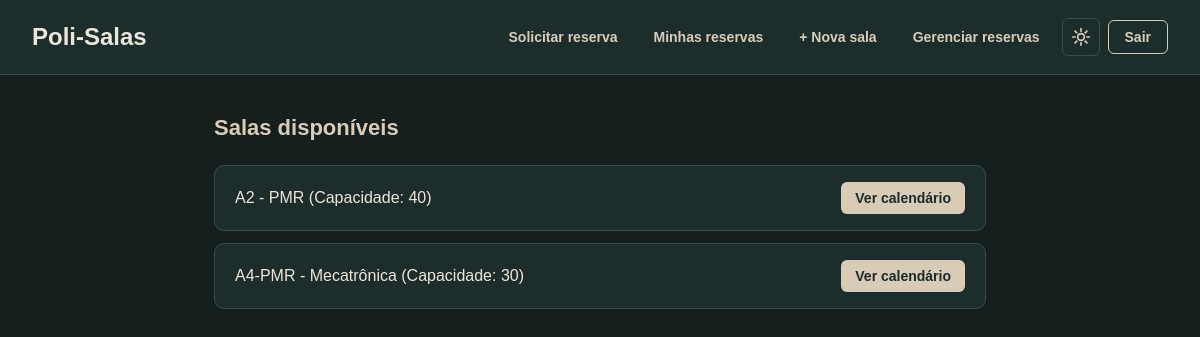
Page /alocacao-salas/ (signed in) on the committed database.
### reservas/models.py (models this page shows, shortened)
class Sala(models.Model):
    nome = models.CharField(max_length=50, unique=True)  # Ex: A2, A3, A5
    departamento = models.CharField(max_length=100)       # Ex: Mecatrônica / Engenharia
    capacidade = models.IntegerField(default=40)

### reservas/views.py (the view)
# urls.py: path('alocacao-salas/', views.lista_salas, name='lista_salas'),
@login_required
def lista_salas(request):
    salas = Sala.objects.all()
    return render(request, 'reservas/lista_salas.html', {'salas': salas})

### reservas/models.py (called while the page is built)
    @property
    def is_funcionario(self):
        return self.funcao == 'FUNCIONARIO' or self.is_superuser

### templates/reservas/lista_salas.html (shortened to what this page needs)
{% load static %}
<!DOCTYPE html>
<html lang="pt-br">
<head>
    <link rel="stylesheet" href="{% static 'style-lista-salas.css' %}">
</head>
<body>
    <header>
        <h1>Poli-Salas</h1>
        <nav>
            <a href="{% url 'solicitar_reserva' %}">Solicitar reserva</a>
            <a href="{% url 'minhas_reservas' %}">Minhas reservas</a>
            {% if request.user.is_authenticated and request.user.is_funcionario %}
                <a href="{% url 'cadastrar_sala' %}">+ Nova sala</a>
                <a href="{% url 'gerenciar_reservas' %}">Gerenciar reservas</a>
            {% endif %}
            <button type="button" id="botao-tema" class="botao-tema" aria-label="Alternar tema"></button>
            <form method="post" action="{% url 'logout' %}" style="display:inline;">
                <button type="submit">Sair</button>
            </form>
        </nav>
    </header>
    <main>
        <h2>Salas disponíveis</h2>
        <ul>
            {% for sala in salas %}
                <li>
                    {{ sala.nome }} - {{ sala.departamento }} (Capacidade: {{ sala.capacidade }})
                    <a href="{% url 'calendario_sala' sala.id %}">Ver calendário</a>
                </li>
            {% empty %}
                <li>Nenhuma sala cadastrada ainda.</li>
            {% endfor %}
        </ul>
    </main>
</body>
</html>

### static/style-lista-salas.css (style rules this page uses)
:root { color-scheme: dark; --cor-fundo: #141F1E; --cor-superficie: #1D2D2C; --cor-superficie-alta: #243736; --cor-primaria: #29403F; --cor-hover: #365553; --cor-borda: #34504E; --cor-destaque: #D9CCB7; --cor-texto: #ECE6DA; --cor-texto-suave: #A9A296; --cor-texto-sobre-destaque: #1A2A29; --cor-texto-sobre-hover: #ECE6DA; --sombra: none; }
* { box-sizing: border-box; font-family: Arial, Helvetica, sans-serif; }
html, body { margin: 0; min-height: 100%; }
body { min-height: 100vh; min-height: 100dvh; background-color: var(--cor-fundo); color: var(--cor-texto); transition: background-color 0.25s, color 0.25s; }
header { padding: 18px 32px; display: flex; align-items: center; justify-content: space-between; flex-wrap: wrap; gap: 16px; background-color: var(--cor-superficie); border-bottom: 1px solid var(--cor-borda); transition: background-color 0.25s, border-color 0.25s; }
header h1 { margin: 0; font-size: 24px; font-weight: 700; color: var(--cor-texto); }
nav { display: flex; align-items: center; flex-wrap: wrap; gap: 8px; }
nav a { padding: 8px 14px; border-radius: 6px; color: var(--cor-destaque); font-size: 14px; font-weight: 600; text-decoration: none; transition: background-color 0.2s, color 0.2s; }
nav form button { padding: 8px 16px; border: 1px solid var(--cor-destaque); border-radius: 6px; background-color: transparent; color: var(--cor-destaque); font-size: 14px; font-weight: 700; cursor: pointer; transition: background-color 0.2s, color 0.2s, transform 0.2s; }
.botao-tema { width: 38px; height: 38px; padding: 0; display: inline-flex; align-items: center; justify-content: center; border: 1px solid var(--cor-borda); border-radius: 6px; background-color: transparent; color: var(--cor-destaque); cursor: pointer; transition: background-color 0.2s, border-color 0.2s, color 0.2s, transform 0.2s; }
main { width: 100%; max-width: 820px; margin: 0 auto; padding: 40px 24px; }
main h2 { margin: 0 0 24px; font-size: 22px; font-weight: 700; color: var(--cor-destaque); }
main ul { margin: 0; padding: 0; list-style: none; display: flex; flex-direction: column; gap: 12px; }
main li { padding: 16px 20px; display: flex; align-items: center; justify-content: space-between; gap: 16px; background-color: var(--cor-superficie); border: 1px solid var(--cor-borda); border-radius: 10px; box-shadow: var(--sombra); font-size: 16px; color: var(--cor-texto); transition: background-color 0.2s, border-color 0.2s; }
main li a { flex-shrink: 0; padding: 8px 14px; border-radius: 6px; background-color: var(--cor-destaque); color: var(--cor-texto-sobre-destaque); font-size: 14px; font-weight: 700; text-decoration: none; transition: background-color 0.2s, color 0.2s; }

### rows in the picture
Sala: nome "A2", departamento "PMR", capacidade "40"
Sala: nome "A4-PMR", departamento "Mecatrônica", capacidade "30"
